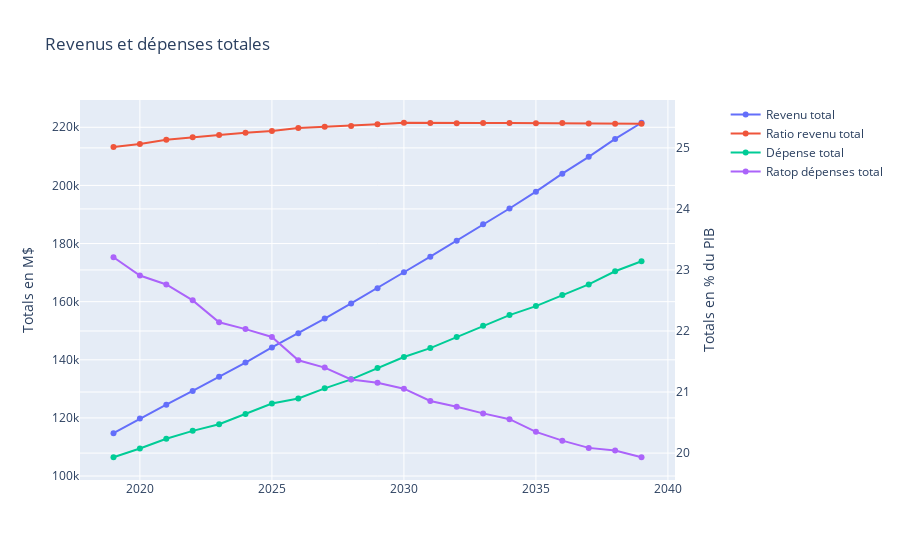

Here is the notebook cell this chart was saved with:
### Markdown cell above
## On prépare les graphiques

### Code cell
#mode='lines'
total = make_subplots(specs=[[{"secondary_y": True}]])
total.add_trace(go.Scatter(x=output["Years"], y=output.loc[:,'total revenue'],
                    mode='lines+markers',
                    name='Revenu total'),secondary_y=False)
total.add_trace(go.Scatter(x=output["Years"], y=output.loc[:,'total revenue']/output.loc[:,'gdp']*100,
                    mode='lines+markers',
                    name='Ratio revenu total'),secondary_y=True)

total.add_trace(go.Scatter(x=output["Years"], y=output.loc[:,'total spending'],
                    mode='lines+markers',
                    name='Dépense total'),secondary_y=False)
total.add_trace(go.Scatter(x=output["Years"], y=output.loc[:,'total spending']/output.loc[:,'gdp']*100,
                    mode='lines+markers',
                    name='Ratop dépenses total'),secondary_y=True)
total.update_layout(
    title_text="Revenus et dépenses totales"
)
total.update_yaxes(title_text="Totals en M$", secondary_y=False)
total.update_yaxes(title_text="Totals en % du PIB", secondary_y=True)

### Figure 1 — Plotly figure (JSON) as saved in the notebook; plotly's stock layout.template omitted (floating-point values rounded to 4 significant figures)
{"data": [{"mode": "lines+markers", "name": "Revenu total", "type": "scatter", "x": [2019, 2020, 2021, 2022, 2023, 2024, 2025, 2026, 2027, 2028, 2029, 2030, 2031, 2032, 2033, 2034, 2035, 2036, 2037, 2038, 2039], "xaxis": "x", "y": [114746, 119800.0, 124600.0, 129300.0, 134200.0, 139000.0, 144200.0, 149100.0, 154200.0, 159400.0, 164600.0, 170100.0, 175500.0, 181000.0, 186700.0, 192100.0, 197800.0, 204100.0, 209800.0, 216000.0, 221600.0], "yaxis": "y"}, {"mode": "lines+markers", "name": "Ratio revenu total", "type": "scatter", "x": [2019, 2020, 2021, 2022, 2023, 2024, 2025, 2026, 2027, 2028, 2029, 2030, 2031, 2032, 2033, 2034, 2035, 2036, 2037, 2038, 2039], "xaxis": "x", "y": [25.01, 25.06, 25.13, 25.18, 25.21, 25.25, 25.28, 25.33, 25.35, 25.36, 25.39, 25.41, 25.41, 25.41, 25.41, 25.41, 25.4, 25.41, 25.4, 25.4, 25.4], "yaxis": "y2"}, {"mode": "lines+markers", "name": "Dépense total", "type": "scatter", "x": [2019, 2020, 2021, 2022, 2023, 2024, 2025, 2026, 2027, 2028, 2029, 2030, 2031, 2032, 2033, 2034, 2035, 2036, 2037, 2038, 2039], "xaxis": "x", "y": [106466, 109500.0, 112800.0, 115500.0, 117800.0, 121300.0, 125000.0, 126700.0, 130200.0, 133300.0, 137200.0, 141000.0, 144000.0, 147900.0, 151700.0, 155400.0, 158500.0, 162300.0, 165900.0, 170500.0, 173900.0], "yaxis": "y"}, {"mode": "lines+markers", "name": "Ratop dépenses total", "type": "scatter", "x": [2019, 2020, 2021, 2022, 2023, 2024, 2025, 2026, 2027, 2028, 2029, 2030, 2031, 2032, 2033, 2034, 2035, 2036, 2037, 2038, 2039], "xaxis": "x", "y": [23.21, 22.91, 22.76, 22.5, 22.14, 22.03, 21.9, 21.52, 21.4, 21.2, 21.15, 21.06, 20.85, 20.76, 20.65, 20.56, 20.35, 20.2, 20.09, 20.04, 19.93], "yaxis": "y2"}], "layout": {"autosize": true, "title": {"text": "Revenus et dépenses totales"}, "xaxis": {"anchor": "y", "autorange": true, "domain": [0, 0.94], "range": [2018.0, 2040.0], "type": "linear"}, "yaxis": {"anchor": "x", "autorange": true, "domain": [0, 1], "range": [98040.0, 230000.0], "title": {"text": "Totals en M$"}, "type": "linear"}, "yaxis2": {"anchor": "x", "autorange": true, "overlaying": "y", "range": [19.53, 25.81], "side": "right", "title": {"text": "Totals en % du PIB"}, "type": "linear"}}}
